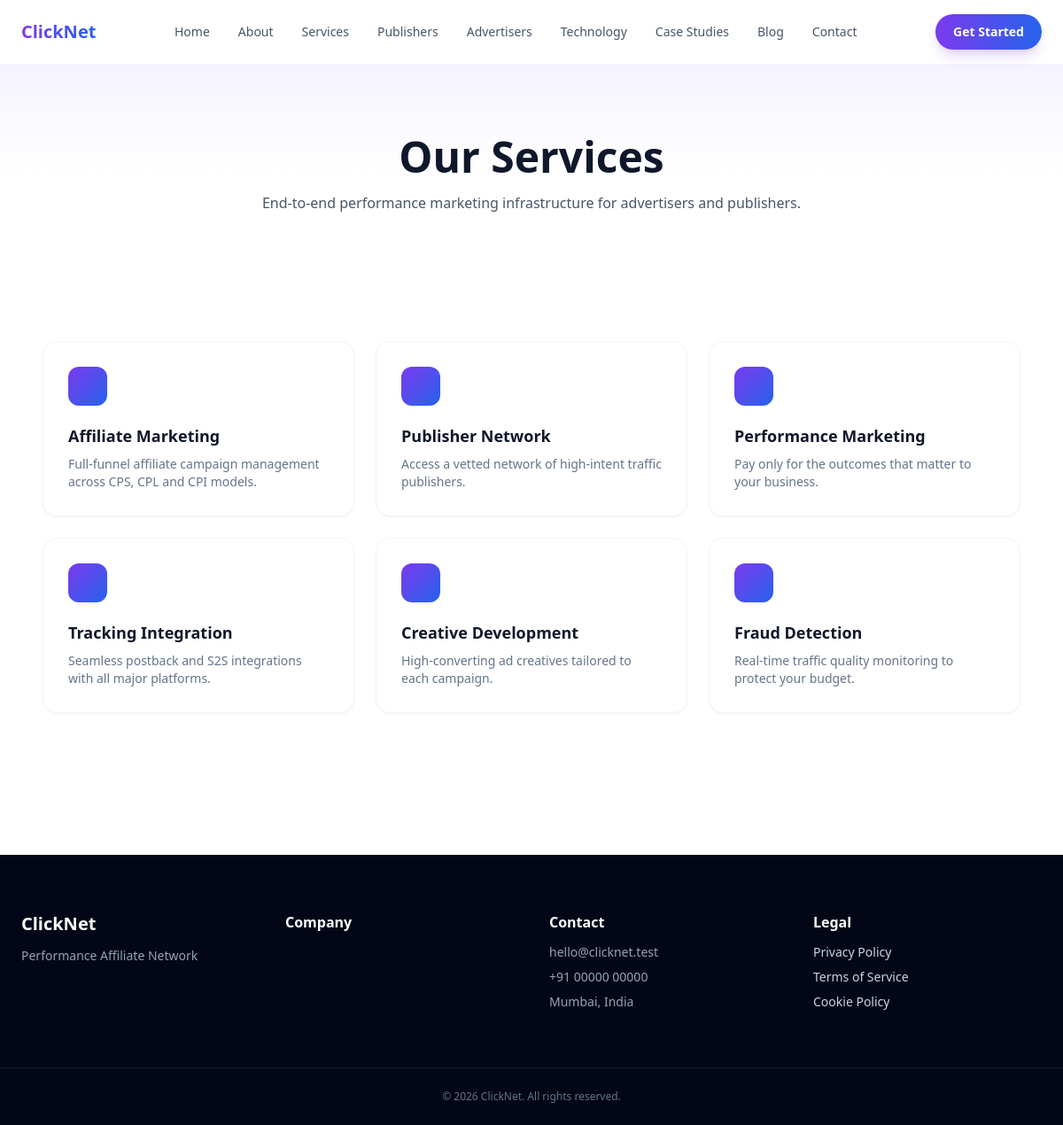
/services, run on the app's committed database.
### tables this page shows
CREATE TABLE menu_items (
    id INT UNSIGNED AUTO_INCREMENT PRIMARY KEY,
    menu_id INT UNSIGNED NOT NULL,
    parent_id INT UNSIGNED DEFAULT NULL,
    label VARCHAR(100) NOT NULL,
    url VARCHAR(500) NOT NULL,
    target ENUM('_self','_blank') NOT NULL DEFAULT '_self',
    icon VARCHAR(60) DEFAULT NULL,
    sort_order INT NOT NULL DEFAULT 0,
    status ENUM('published','draft') NOT NULL DEFAULT 'published',
    created_at DATETIME NOT NULL DEFAULT CURRENT_TIMESTAMP,
    CONSTRAINT fk_menu_items_menu FOREIGN KEY (menu_id) REFERENCES menus(id) ON DELETE CASCADE,
    CONSTRAINT fk_menu_items_parent FOREIGN KEY (parent_id) REFERENCES menu_items(id) ON DELETE CASCADE,
    INDEX idx_menu_items_menu (menu_id),
    INDEX idx_menu_items_sort (sort_order)
);

CREATE TABLE services (
    id INT UNSIGNED AUTO_INCREMENT PRIMARY KEY,
    icon VARCHAR(60) DEFAULT NULL,
    image_media_id INT UNSIGNED DEFAULT NULL,
    title VARCHAR(150) NOT NULL,
    slug VARCHAR(150) NOT NULL UNIQUE,
    short_description VARCHAR(300) DEFAULT NULL,
    content LONGTEXT DEFAULT NULL,
    sort_order INT NOT NULL DEFAULT 0,
    status ENUM('published','draft','trashed') NOT NULL DEFAULT 'draft',
    deleted_at DATETIME DEFAULT NULL,
    created_at DATETIME NOT NULL DEFAULT CURRENT_TIMESTAMP,
    updated_at DATETIME NOT NULL DEFAULT CURRENT_TIMESTAMP ON UPDATE CURRENT_TIMESTAMP,
    CONSTRAINT fk_services_image FOREIGN KEY (image_media_id) REFERENCES media(id) ON DELETE SET NULL,
    INDEX idx_services_status (status)
);

### app/Core/Autoloader.php (called while the page is built, shortened)
<?php
final class Autoloader
{
    public static function register(string $baseDir): void
    {
        spl_autoload_register(static function (string $class) use ($baseDir): void {
            $prefix = 'App\\';
            $relative = substr($class, strlen($prefix));
            $path = $baseDir . '/app/' . str_replace('\\', '/', $relative) . '.php';
        });
    }
}

### app/Core/Database.php (called while the page is built, shortened)
<?php
final class Database
{
    private static ?PDO $connection = null;
    public static function connection(): PDO
    {
        if (self::$connection === null) {
            $config = require dirname(__DIR__, 2) . '/config/database.php';
            $dsn = sprintf(
                'mysql:host=%s;port=%s;dbname=%s;charset=%s',
                $config['host'],
                $config['port'],
                $config['database'],
                $config['charset']
            );
            try {
                self::$connection = new PDO($dsn, $config['username'], $config['password'], [
                    PDO::ATTR_ERRMODE => PDO::ERRMODE_EXCEPTION,
                    PDO::ATTR_DEFAULT_FETCH_MODE => PDO::FETCH_ASSOC,
                    PDO::ATTR_EMULATE_PREPARES => false,
                    PDO::ATTR_PERSISTENT => false,
                ]);
            } catch (PDOException $e) {
                Logger::error('Database connection failed: ' . $e->getMessage());
                throw new RuntimeException('Unable to connect to the database.', 0, $e);
            }
        }
        return self::$connection;
    }
    public static function query(string $sql, array $params = []): PDOStatement
    {
        $stmt = self::connection()->prepare($sql);
        $stmt->execute($params);
        return $stmt;
    }
    public static function fetchAll(string $sql, array $params = []): array
    {
        return self::query($sql, $params)->fetchAll();
    }
}

### app/Models/Setting.php (called while the page is built, shortened)
<?php
final class Setting extends Model
{
    private static ?array $cache = null;
    public static function all(string $orderBy = 'id DESC'): array
    {
        if (self::$cache === null) {
            self::$cache = [];
            foreach (Database::fetchAll('SELECT * FROM settings') as $row) {
                self::$cache[$row['group']][$row['key']] = $row['value'];
            }
        }
        return self::$cache;
    }
    public static function get(string $group, string $key, mixed $default = null): mixed
    {
        $all = self::all();
        return $all[$group][$key] ?? $default;
    }
}

### app/Core/Controller.php (called while the page is built, shortened)
<?php
abstract class Controller
{
    protected function view(string $view, array $data = [], ?string $layout = null): void
    {
        View::output($view, $data, $layout);
    }
}

### app/Controllers/Front/ServiceController.php (called while the page is built, shortened)
<?php
final class ServiceController extends Controller
{
    public function index(): void
    {
        $this->view('front.services.index', [
            'pageTitle' => 'Our Services',
            'services' => Service::published(),
            'headerMenu' => Menu::itemsForLocation('header'),
            'footerMenu' => Menu::itemsForLocation('footer'),
        ], 'front.layouts.main');
    }
}

### public/index.php (called while the page is built, shortened)
<?php
require BASE_PATH . '/app/Core/Autoloader.php';
$router = new Router();
$router->dispatch();

### config/env.php (called while the page is built, shortened)
<?php
function env(string $key, mixed $default = null): mixed
{
    $value = $_ENV[$key] ?? getenv($key);
    return match (strtolower((string) $value)) {
        'true', '(true)' => true,
        'false', '(false)' => false,
        'null', '(null)' => null,
        'empty', '(empty)' => '',
        default => $value,
    };
}

### config/database.php (called while the page is built, shortened)
<?php
return [
    'host' => env('DB_HOST', '127.0.0.1'),
    'port' => env('DB_PORT', '3306'),
    'database' => env('DB_DATABASE', 'clicknet'),
    'username' => env('DB_USERNAME', 'root'),
    'password' => env('DB_PASSWORD', ''),
    'charset' => 'utf8mb4',
    'collation' => 'utf8mb4_unicode_ci',
];

### app/Core/Model.php (called while the page is built, shortened)
<?php
abstract class Model
{
    protected static string $table = '';
    protected static bool $softDeletes = false;
    protected static function buildWhere(array $where): array
    {
        $conditions = [];
        $params = [];
        if (static::$softDeletes && !array_key_exists('deleted_at', $where)) {
            $conditions[] = 'deleted_at IS NULL';
        }
        foreach ($where as $column => $value) {
            $conditions[] = "`{$column}` = :{$column}";
            $params[$column] = $value;
        }
        $sql = $conditions === [] ? '' : ' WHERE ' . implode(' AND ', $conditions);
        return [$sql, $params];
    }
    public static function where(array $conditions, string $orderBy = 'id DESC'): array
    {
        [$whereSql, $params] = static::buildWhere($conditions);
        return Database::fetchAll(
            'SELECT * FROM ' . static::$table . $whereSql . ' ORDER BY ' . $orderBy,
            $params
        );
    }
}

### app/Models/Service.php (called while the page is built, shortened)
<?php
final class Service extends Model
{
    public static function published(): array
    {
        return static::where(['status' => 'published'], 'sort_order ASC');
    }
}

### config/app.php (called while the page is built, shortened)
<?php
return [
    'name' => env('APP_NAME', 'ClickNet'),
    'env' => env('APP_ENV', 'production'),
    'debug' => (bool) env('APP_DEBUG', false),
    'url' => rtrim((string) env('APP_URL', 'http://localhost'), '/'),
    'key' => env('APP_KEY', ''),
    'timezone' => 'UTC',
    'upload_max_size' => ((int) env('UPLOAD_MAX_SIZE_MB', 10)) * 1024 * 1024,
    'upload_allowed_images' => ['jpg', 'jpeg', 'png', 'webp', 'gif', 'svg'],
    'upload_allowed_videos' => ['mp4', 'webm', 'mov'],
    'upload_allowed_documents' => ['pdf'],
    'admin_prefix' => 'admin',
    'maintenance_mode' => false,
];

### app/Models/Menu.php (called while the page is built, shortened)
<?php
final class Menu extends Model
{
    public static function itemsForLocation(string $location): array
    {
        return Database::fetchAll(
            'SELECT mi.*
             FROM menu_items mi
             JOIN menus m ON m.id = mi.menu_id
             WHERE m.location = :location
               AND mi.parent_id IS NULL
               AND mi.status = "published"
             ORDER BY mi.sort_order ASC',
            ['location' => $location]
        );
    }
}

### app/Views/front/services/index.php (the view, shortened to what this page needs)
<section class="py-20 bg-gradient-to-b from-brand-50 via-white to-white">
  <div class="max-w-3xl mx-auto px-6 text-center">
    <h1 class="text-4xl md:text-5xl font-extrabold text-slate-900">Our Services</h1>
    <p class="mt-4 text-slate-600">End-to-end performance marketing infrastructure for advertisers and publishers.</p>
  </div>
</section>
<section class="py-16">
  <div class="max-w-6xl mx-auto px-6">
    <?php if ($services === []): ?>
      <p class="text-center text-slate-400">Services will be listed here soon.</p>
    <?php else: ?>
      <div class="grid sm:grid-cols-2 lg:grid-cols-3 gap-6">
        <?php foreach ($services as $service): ?>
          <a href="<?= View::url('services/' . $service['slug']) ?>"
             class="group rounded-2xl bg-white border border-slate-100 shadow-sm hover:shadow-xl hover:-translate-y-1 transition-all duration-200 p-7">
            <div class="w-11 h-11 rounded-xl bg-gradient-to-br from-brand-500 to-accent-500 mb-5"></div>
            <h3 class="font-semibold text-lg text-slate-900 group-hover:text-brand-600 transition"><?= View::e($service['title']) ?></h3>
            <p class="mt-2 text-sm text-slate-500"><?= View::e($service['short_description']) ?></p>
          </a>
        <?php endforeach; ?>
      </div>
    <?php endif; ?>
  </div>
</section>

### app/Core/Router.php (shortened to what this page needs)
<?php
final class Router
{
    private array $routes = [];
    private string $groupPrefix = '';
    private array $groupMiddleware = [];
    public function group(string $prefix, array $middleware, callable $callback): void
    {
        $previousPrefix = $this->groupPrefix;
        $previousMiddleware = $this->groupMiddleware;
        $this->groupPrefix = $previousPrefix . $prefix;
        $this->groupMiddleware = array_merge($previousMiddleware, $middleware);
        $this->groupPrefix = $previousPrefix;
        $this->groupMiddleware = $previousMiddleware;
    }
    private function addRoute(string $method, string $uri, array $action, array $middleware): void
    {
        $fullUri = rtrim($this->groupPrefix . $uri, '/');
        $fullUri = $fullUri === '' ? '/' : $fullUri;
        $this->routes[] = [
            'method' => $method,
            'uri' => $fullUri,
            'action' => $action,
            'middleware' => array_merge($this->groupMiddleware, $middleware),
            'pattern' => $this->toPattern($fullUri),
        ];
    }
    private function toPattern(string $uri): string
    {
        $pattern = preg_replace('#\{([a-zA-Z_]+)\}#', '(?P<$1>[^/]+)', $uri);
        return '#^' . $pattern . '$#';
    }
    public function dispatch(): void
    {
        $method = Request::method();
        $uri = Request::uri();
        foreach ($this->routes as $route) {
            if ($route['method'] !== $method) {
                continue;
            }
            if (!preg_match($route['pattern'], $uri, $matches)) {
                continue;
            }
            $params = array_filter($matches, static fn ($key) => !is_int($key), ARRAY_FILTER_USE_KEY);
            $params = array_map(
                static fn ($value) => ctype_digit($value) ? (int) $value : $value,
                $params
            );
            [$controllerClass, $method2] = $route['action'];
            $controller = new $controllerClass();
            $controller->$method2(...array_values($params));
            return;
        }
    }
}

### app/Core/View.php (shortened to what this page needs)
<?php
final class View
{
    public static function render(string $view, array $data = [], ?string $layout = null): string
    {
        $path = self::resolvePath($view);
        extract($data, EXTR_SKIP);
        require $path;
        $content = ob_get_clean();
        if ($layout !== null) {
            $layoutPath = self::resolvePath($layout);
            extract($data, EXTR_SKIP);
            require $layoutPath;
            return (string) ob_get_clean();
        }
        return (string) $content;
    }
    public static function output(string $view, array $data = [], ?string $layout = null): void
    {
        echo self::render($view, $data, $layout);
    }
    public static function partial(string $view, array $data = []): void
    {
        $path = self::resolvePath($view);
        extract($data, EXTR_SKIP);
        require $path;
    }
    private static function resolvePath(string $view): string
    {
        $relative = str_replace('.', '/', $view) . '.php';
        $path = self::BASE_PATH . $relative;
        return $path;
    }
    public static function e(mixed $value): string
    {
        return htmlspecialchars((string) $value, ENT_QUOTES, 'UTF-8');
    }
    public static function url(string $path = ''): string
    {
        $appUrl = (require dirname(__DIR__, 2) . '/config/app.php')['url'];
        return $appUrl . '/' . ltrim($path, '/');
    }
}

### app/Views/front/layouts/main.php (shortened to what this page needs)
<?php
$siteName = Setting::get('branding', 'site_name', 'ClickNet');
?>
<!doctype html>
<html lang="en">
<head>
<?php View::partial('partials.tailwind-config'); ?>
</head>
<body class="bg-white text-slate-800 antialiased">
<header class="sticky top-0 z-50 glass border-b border-slate-100">
  <div class="max-w-7xl mx-auto px-6 py-4 flex items-center justify-between">
    <a href="<?= View::url('/') ?>" class="text-xl font-bold gradient-text"><?= View::e($siteName) ?></a>
    <nav class="hidden md:flex items-center gap-8 text-sm font-medium text-slate-600">
      <?php foreach ($headerMenu ?? [] as $item): ?>
        <a href="<?= View::url(ltrim($item['url'], '/')) ?>" class="hover:text-brand-500 transition"><?= View::e($item['label']) ?></a>
      <?php endforeach; ?>
    </nav>
    <a href="<?= View::url('contact') ?>" class="hidden md:inline-flex items-center rounded-full bg-gradient-to-r from-brand-500 to-accent-500 text-white text-sm font-semibold px-5 py-2.5 shadow-lg shadow-brand-500/20 hover:shadow-brand-500/40 transition">Get Started</a>
  </div>
</header>
<main><?= $content ?></main>
<footer class="bg-slate-950 text-slate-300 mt-24">
  <div class="max-w-7xl mx-auto px-6 py-16 grid grid-cols-1 md:grid-cols-4 gap-10">
    <div>
      <div class="text-xl font-bold text-white mb-3"><?= View::e($siteName) ?></div>
      <p class="text-sm text-slate-400"><?= View::e(Setting::get('branding', 'tagline', '')) ?></p>
    </div>
    <div>
      <div class="font-semibold text-white mb-3">Company</div>
    </div>
    <div>
      <div class="font-semibold text-white mb-3">Contact</div>
      <ul class="space-y-2 text-sm text-slate-400">
        <li><?= View::e(Setting::get('business', 'email', '')) ?></li>
        <li><?= View::e(Setting::get('business', 'phone', '')) ?></li>
        <li><?= View::e(Setting::get('business', 'address', '')) ?></li>
      </ul>
    </div>
    <div>
      <div class="font-semibold text-white mb-3">Legal</div>
      <ul class="space-y-2 text-sm">
        <li><a href="<?= View::url('privacy-policy') ?>" class="hover:text-white transition">Privacy Policy</a></li>
        <li><a href="<?= View::url('terms') ?>" class="hover:text-white transition">Terms of Service</a></li>
        <li><a href="<?= View::url('cookie-policy') ?>" class="hover:text-white transition">Cookie Policy</a></li>
      </ul>
    </div>
  </div>
  <div class="border-t border-white/10 py-6 text-center text-xs text-slate-500">
    &copy; <?= date('Y') ?> <?= View::e($siteName) ?>. All rights reserved.
  </div>
</footer>
</body>
</html>

### app/Views/partials/tailwind-config.php (shortened to what this page needs)
<script src="https://cdn.tailwindcss.com"></script>

### app/Views/front/layouts/main.php (style rules this page uses)
.glass { background: rgba(255,255,255,0.6); backdrop-filter: blur(12px); }
.gradient-text { background: linear-gradient(90deg,#7c3aed,#2563eb); -webkit-background-clip: text; background-clip: text; color: transparent; }

### data on the page
menu_items: label "Home"
menu_items: label "About"
menu_items: label "Services"
menu_items: label "Publishers"
menu_items: label "Advertisers"
menu_items: label "Technology"
menu_items: label "Case Studies"
menu_items: label "Blog"
menu_items: label "Contact"
services: title "Affiliate Marketing", short_description "Full-funnel affiliate campaign management across CPS, CPL and CPI models."
services: title "Publisher Network", short_description "Access a vetted network of high-intent traffic publishers."
services: title "Performance Marketing", short_description "Pay only for the outcomes that matter to your business."
services: title "Tracking Integration", short_description "Seamless postback and S2S integrations with all major platforms."
services: title "Creative Development", short_description "High-converting ad creatives tailored to each campaign."
services: title "Fraud Detection", short_description "Real-time traffic quality monitoring to protect your budget."

### other printed values
View::e($siteName) "ClickNet"
